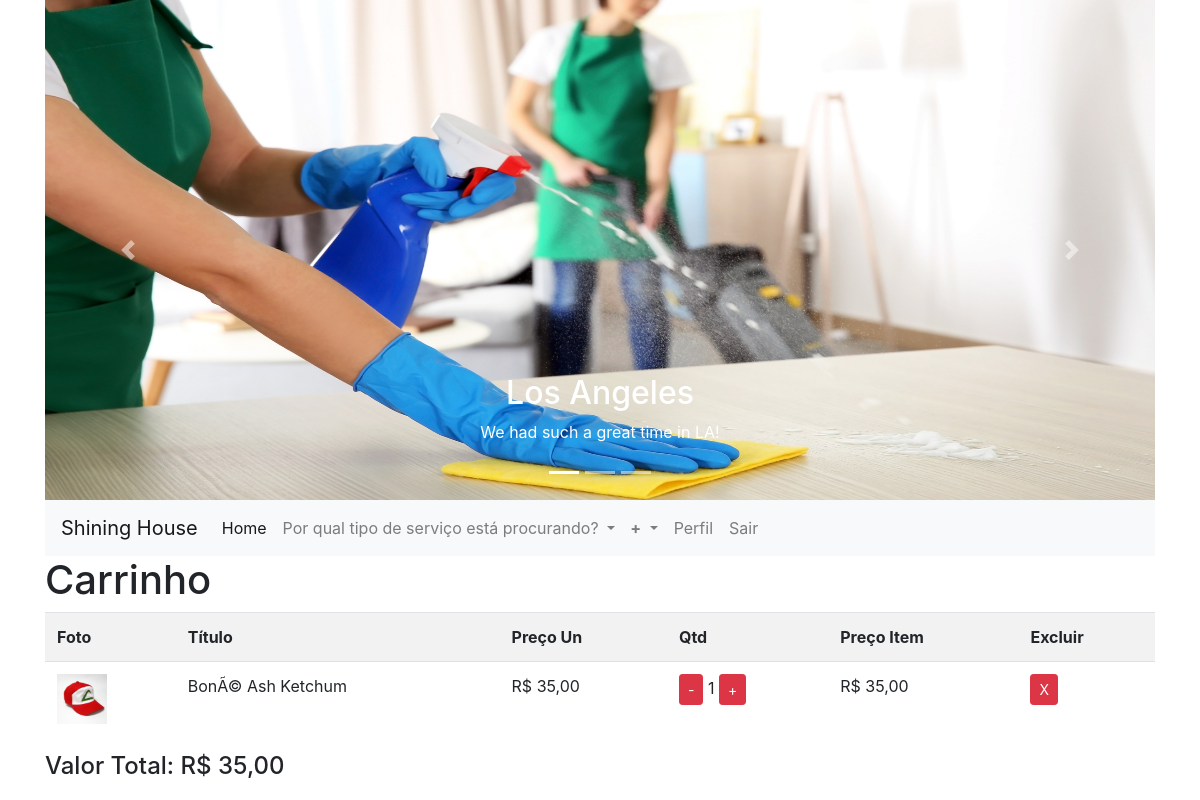
/carrinho.php (signed in), run on the app's committed database.
### tables this page shows
CREATE TABLE `carrinho` (
  `idcarrinho` int(11) NOT NULL,
  `email` varchar(100) NOT NULL,
  `idproduto` int(11) NOT NULL,
  `qtd` int(11) NOT NULL
);

CREATE TABLE `produto` (
  `idproduto` int(11) NOT NULL,
  `titulo` varchar(50) NOT NULL,
  `descricao` longtext NOT NULL,
  `preco` float NOT NULL,
  `totalavaliacao` int(11) NOT NULL,
  `somaavaliacao` int(11) NOT NULL,
  `imagem` varchar(50) NOT NULL,
  `estoque` int(11) NOT NULL,
  `categoria` varchar(30) NOT NULL
);

### carrinho.php (the view, shortened to what this page needs)
<?php
	if(empty($_COOKIE['email'])){
		header("Location: index.php");
	}else{
		$email = $_COOKIE['email'];
	}
	include "anterior.php";
	$query = "select * from carrinho where email = '$email'";
	$exec = mysqli_query($con, $query);
	$total = mysqli_num_rows($exec);
	echo "<h1>Carrinho</h1>";
	if($total == 0){
		echo "<p>No momento, não existem produtos no seu carrinho!</p>";
	}else{
		echo "<table class='table table-striped'>
				<tr>
					<th>Foto</th>
					<th>Título</th>
					<th>Preço Un</th>
					<th>Qtd</th>
					<th>Preço Item</th>
					<th>Excluir</th>
				</tr>";
		$vt = 0;
		while($carrinho = mysqli_fetch_array($exec)){
			$idproduto = $carrinho['idproduto'];
			$idcarrinho = $carrinho['idcarrinho'];
			$qtd = $carrinho['qtd'];			$query2 = "select * from produto where idproduto = $idproduto limit 1";
			$exec2 = mysqli_query($con, $query2);
			if($prod = mysqli_fetch_array($exec2)){
				$foto = $prod['imagem'];
				$preco = $prod['preco'];
				$titulo = $prod['titulo'];
				$item = $preco * $qtd;
				$vt = $vt + $item;
				$preco = number_format($preco, 2, ',','.');
				$item = number_format($item, 2, ',','.');
				echo "<tr>
						<td><img src='produtos/$foto' width='50px'></td>
						<td>$titulo</td>
						<td>R$ $preco</td>
						<td>";
						if($qtd == 1){
							echo "<a href='excluir.php?idc=$idcarrinho' class='btn btn-danger btn-sm'>-</a>";
						}else{
							echo "<a href='alterar.php?idc=$idcarrinho&alt=menos' class='btn btn-danger btn-sm'>-</a>";
						}
						echo " $qtd <a href='alterar.php?idc=$idcarrinho&alt=mais' class='btn btn-danger btn-sm'>+</a></td>
						<td>R$ $item</td>
						<td><a href='excluir.php?idc=$idcarrinho' class='btn btn-danger btn-sm'>X</a></td>
					</tr>";
			}
		}
		$vt = number_format($vt, 2, ',','.');
		echo "</table><h4>Valor Total: R$ $vt</h4>";
	}
?>

### data on the page
carrinho: idproduto.imagem (picture), idproduto.titulo "BonÃ© Ash Ketchum", idproduto.preco "35,00", qtd "1", item "35,00"

### other printed values
$vt "35,00"
